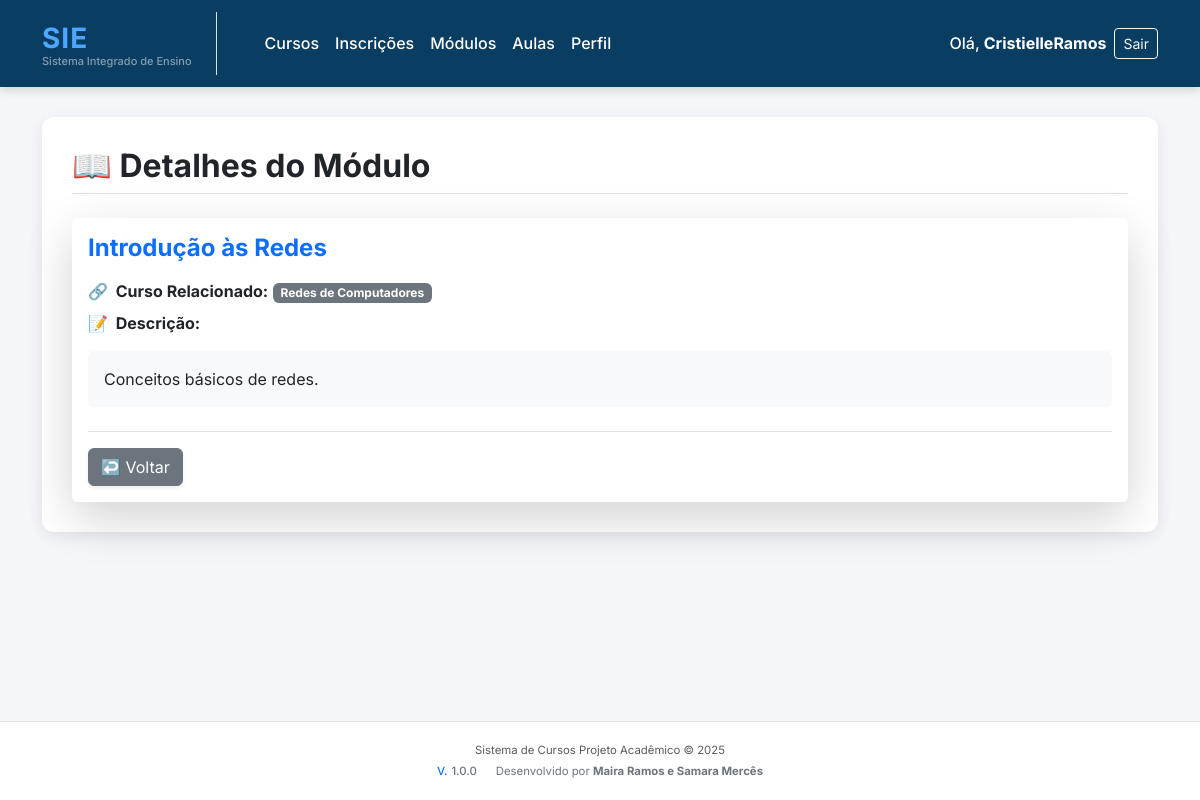
Screenshot of /modulos/1/ (signed in) with the database file from the repository.
### modulos/models.py (models this page shows, shortened)
class Modulo(models.Model):
    curso = models.ForeignKey(Curso, on_delete=models.CASCADE, related_name='modulos')
    nome = models.CharField(max_length=100)
    descricao = models.TextField(blank=True)
    ordem = models.PositiveIntegerField(default=1)
    class Meta:
        permissions = [
            ("ver_modulo", "Pode visualizar módulos"),
            ("criar_modulo", "Pode criar módulos"),
            ("editar_modulo", "Pode editar módulos"),
            ("deletar_modulo", "Pode deletar módulos"),
        ]

### cursos/models.py (models this page shows, shortened)
class Curso(models.Model):
    nome = models.CharField(max_length=100)
    descricao = models.TextField(blank=True)
    carga_horaria = models.PositiveIntegerField()
    class Meta:
        permissions = [
            ("ver_curso", "Pode visualizar cursos"),
            ("criar_curso", "Pode criar cursos"),
            ("editar_curso", "Pode editar cursos"),
            ("deletar_curso", "Pode deletar cursos"),
        ]

### modulos/views.py (the view)
# urls.py: path("<int:id>/", views.detalhe_modulo, name="detalhe_modulo"),
@login_required
def detalhe_modulo(request, id):
    modulo = get_object_or_404(Modulo, id=id)
    return render(request, "modulos/detalhe_modulo.html", {"modulo": modulo})

### templates/modulos/detalhe_modulo.html (shortened to what this page needs)
{% extends "base.html" %}
{% block content %}
    <div class="d-flex justify-content-between align-items-center mb-4 pb-2 border-bottom">
        <h2 class="fw-bold mb-0">📖 Detalhes do Módulo</h2>
    </div>
    <div class="card shadow-lg border-0 mt-3">
        <div class="card-body">
            <h4 class="card-title fw-bold mb-3 text-primary">
                {{ modulo.nome }}
            </h4>
            <div class="mb-4">
                <p class="card-text mb-2">
                    <strong><span class="text-secondary me-1">🔗</span> Curso Relacionado:</strong>
                    <span class="badge bg-secondary text-white">{{ modulo.curso.nome }}</span>
                </p>
                <p class="card-text">
                    <strong><span class="text-secondary me-1">📝</span> Descrição:</strong>
                    <div class="mt-2 p-3 bg-light rounded">
                        {% if modulo.descricao %}
                            {{ modulo.descricao | linebreaksbr }}
                        {% else %}
                            <em class="text-muted">Sem descrição cadastrada.</em>
                        {% endif %}
                    </div>
                </p>
            </div>
            <div class="mt-3 pt-3 border-top d-flex justify-content-start align-items-center">
                <a href="{% url 'listar_modulos' %}" class="btn btn-secondary shadow-sm" title="Voltar para a Lista de Módulos">
                    ↩️ Voltar
                </a>
            </div>
        </div>
    </div>
{% endblock %}

### templates/base.html (shortened to what this page needs)
<!DOCTYPE html>
<html lang="pt-br">
<head>
    <link href="https://cdn.jsdelivr.net/npm/bootstrap@5.3.0/dist/css/bootstrap.min.css" rel="stylesheet">
</head>
<body>
<nav class="navbar navbar-expand-lg navbar-modern sticky-top">
    <div class="container">
        <a class="navbar-brand d-flex flex-column align-items-start pe-3 pe-lg-4 border-end border-white-50" href="/">
            <span class="fw-bold logo-text" style="letter-spacing: 1px;">
                SIE
            </span>
            <small class="text-white-50" style="font-size: 11px; margin-top: -6px;">
                Sistema Integrado de Ensino
            </small>
        </a>
        <div class="collapse navbar-collapse justify-content-between" id="navbarNav">
            <ul class="navbar-nav me-auto mb-2 mb-lg-0 ms-lg-4">
                <li class="nav-item">
                    <a class="nav-link {% if request.path == '/cursos/' or request.path == '/cursos' %}active fw-bolder{% endif %}"
                       href="/cursos/" aria-current="page">Cursos</a>
                </li>
                <li class="nav-item">
                    <a class="nav-link {% if request.path == '/inscricoes/' or request.path == '/inscricoes' %}active fw-bolder{% endif %}"
                       href="/inscricoes/">Inscrições</a>
                </li>
                <li class="nav-item">
                    <a class="nav-link {% if request.path == '/modulos/' or request.path == '/modulos' %}active fw-bolder{% endif %}"
                       href="/modulos/">Módulos</a>
                </li>
                 <li class="nav-item">
                    <a class="nav-link {% if request.path == '/aulas/' or request.path == '/aulas' %}active fw-bolder{% endif %}"
                       href="/aulas/">Aulas</a>
                </li>
                <li class="nav-item">
                    <a class="nav-link {% if request.path == '/perfil/' or 'perfil' in request.path %}active fw-bolder{% endif %}"
                       href="/perfil/">Perfil</a>
                </li>
            </ul>
            <ul class="navbar-nav">
                {% if user.is_authenticated %}
                    <li class="nav-item d-flex align-items-center me-2">
                        <span class="nav-link p-0 text-white-50">Olá,</span>
                        <span class="nav-link fw-bold p-0 ms-1">{{ user.username }}</span>
                    </li>
                    <li class="nav-item">
                        <a class="btn btn-outline-light btn-sm" href="{% url 'usuarios:logout' %}">Sair</a>
                    </li>
                {% else %}
                    <li class="nav-item">
                        <a class="btn btn-outline-light btn-sm" href="{% url 'usuarios:login' %}">Entrar</a>
                    </li>
                {% endif %}
            </ul>
        </div>
    </div>
</nav>
<div class="main-content">
    <div class="container">
        <div class="main-box">
            {% block content %}
            {% endblock content %}
        </div>
    </div>
</div>
<footer>
    <div class="container small text-muted">
        <div class="mb-1">
            Sistema de Cursos Projeto Acadêmico © 2025
        </div>
        <div class="text-secondary">
            <span class="fw-medium me-3">
                <span class="text-primary me-1">V.</span>1.0.0
            </span>
            <span>
                Desenvolvido por <span class="fw-bold">Maira Ramos e Samara Mercês</span>
            </span>
        </div>
    </div>
</footer>
</body>
</html>

### templates/base.html (style rules this page uses)
:root { --primary-color: #0a3d62; --secondary-color: #4da6ff; --bg-light: #f4f6fa; }
body { background-color: var(--bg-light); font-family: "Inter", sans-serif; min-height: 100vh; display: flex; flex-direction: column; }
.navbar-modern { background: var(--primary-color); box-shadow: 0 3px 10px rgba(0, 0, 0, 0.15); padding-top: 0.75rem; padding-bottom: 0.75rem; }
.navbar-modern .nav-link, .navbar-modern .navbar-brand { color: #ffffff !important; font-weight: 500; transition: color 0.3s ease; }
.main-content { flex: 1; padding-bottom: 20px; }
.main-box { background: white; border-radius: 12px; padding: 30px; box-shadow: 0 4px 15px rgba(0, 0, 0, 0.08); margin-top: 30px; }
.logo-text { color: var(--secondary-color); font-size: 28px !important; }
footer { margin-top: auto; padding: 20px 0; text-align: center; color: #888; font-size: 13px; border-top: 1px solid #e0e0e0; background-color: white; }

### rows the page displays
Modulo: nome "Introdução às Redes", curso.nome "Redes de Computadores", descricao "Conceitos básicos de redes."

### other values shown
{{ user.username }} "CristielleRamos"
